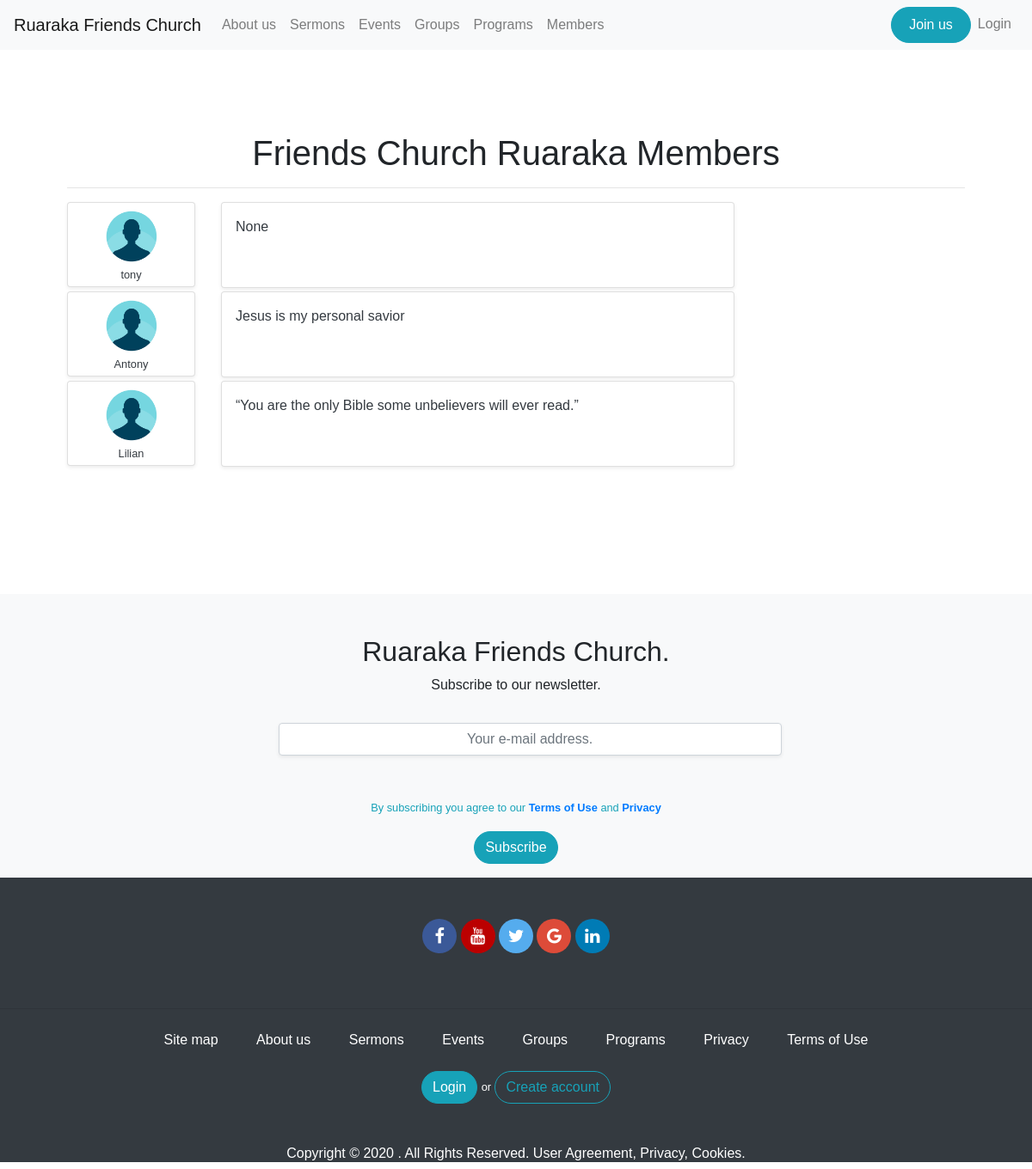
The app's page /members, older data.
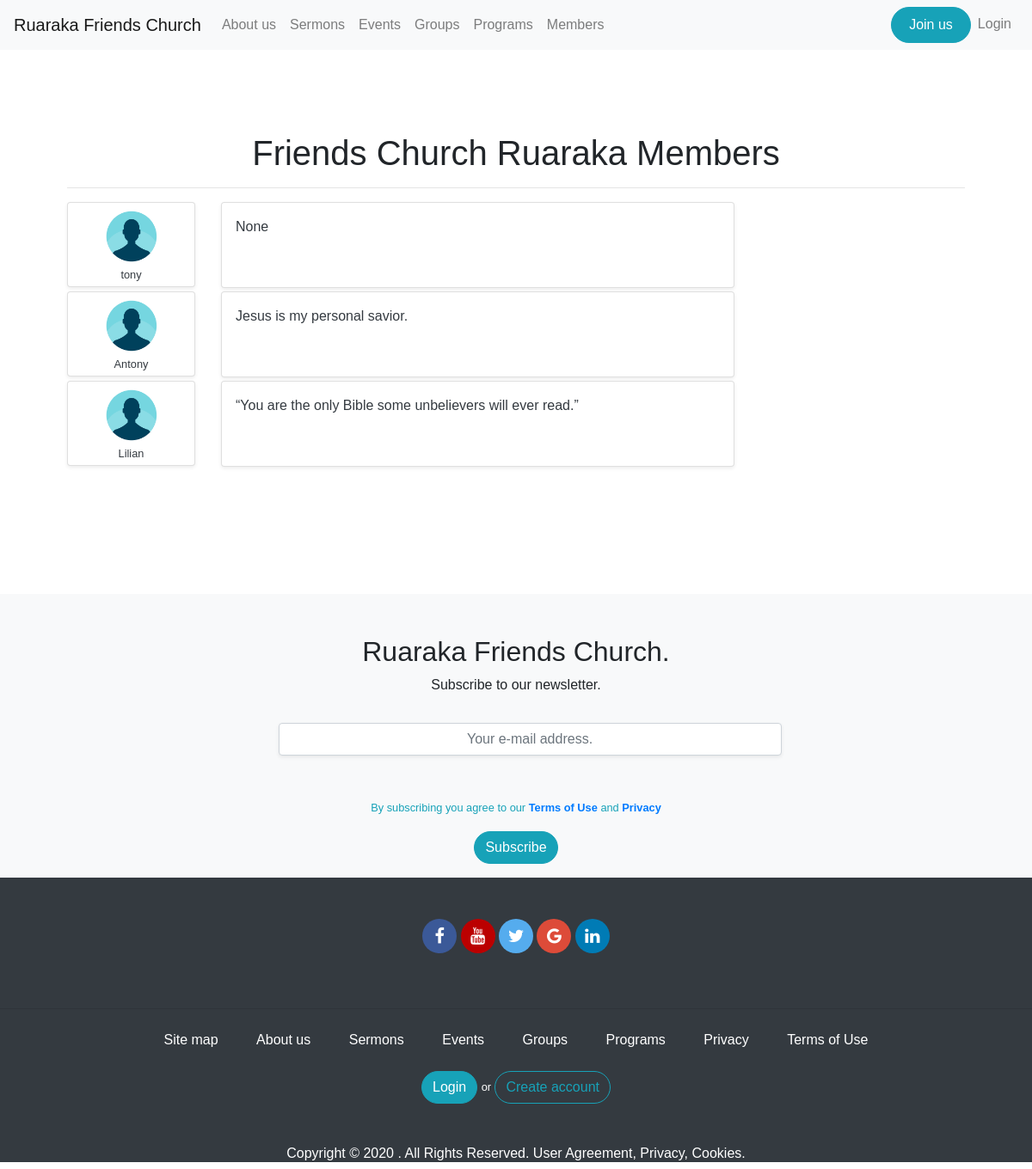
The same page, newer data.
### app/models.py (models this page shows, shortened)
class User(UserMixin,db.Model):
	id = db.Column(db.Integer, primary_key=True)
	username = db.Column(db.String(124), index=True,unique=True)
	firstname = db.Column(db.String(124), index=True)
	lastname = db.Column(db.String(124), index=True)
	email = db.Column(db.String(124), index=True, unique=True)
	password_hash = db.Column(db.String(124), index=True, unique=True)
	about_me = db.Column(db.String(150))
	avatar = db.Column(db.String(150))
	role = db.Column(db.String(124), index=True)
	posts = db.relationship('Post', backref='author', lazy='dynamic')

### app/routes.py (the view)
@app.route('/members')
def members():
	users = User.query.all()
	return render_template('users.html', title="Ruaraka Friends Church | Edit", users=users)

### app/templates/users.html (shortened to what this page needs)
{% extends 'base.html' %}
{% block content  %}
<section id="section_users">
	<div class="container p-5 mb-5">
		<div class="pt-5 mb-5">
			<h1 class="text-center">Friends Church Ruaraka Members</h1>
			<hr>
			{% if users %}
				{% for user in users %}
					<div class="row">
						<div class="col" style="background-color: ">
							<div class="row ">
								<div class="col-xs-12 col-sm-12 col-md-2 col-lg-2 col-xl-2">
									<a href="{{url_for('profile',username=user.username)}}" style="text-decoration: none">
										<div class="card shadow-sm p-1 mb-1 bg-white rounded text-dark">
											<img src="{{url_for('static', filename='imgs/profile_pic.png')}}" class="img-rounded mx-auto" style="height: 70px; width:70px">
											<small class="text-center">{{user.username}}</small>
										</div>
									</a>
								</div>
								<div class="col-xs-12 col-sm-12 col-md-7 col-lg-7 col-xl-7">
									<a href="{{url_for('profile',username=user.username)}}" style="text-decoration: none;">
										<div class="card shadow-sm p-3 mb-1 bg-white rounded text-dark" style="display: block;height: 100px">
											<div class="card-body p-0" >
												<div id="{{user.username}}" class="">
													{{user.about_me}}
												</div>
											</div>
										</div>
									</a>
								</div>
								<div class="col-xs-12 col-sm-12 col-md-2 col-lg-2 col-xl-2 mt-4">
								</div>
							</div>
						</div>
					</div>
				{% endfor %}
			{% else %}
			<p>No users available</p>
			{% endif %}
		</div>
</div>
</section>
{% endblock content  %}

Row changes from the older to the newer data that the page shows:
changed User "Antony": about_me "Jesus is my personal savior" → "Jesus is my personal savior."
